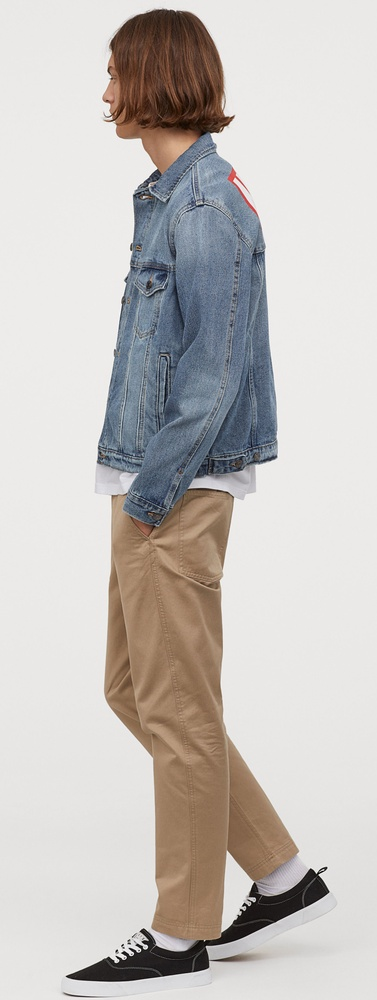
#> input picture Labs/Lab-07_Texture_STD/test.jpg, 377 x 1000 px, shrunk from 1629 x 4319 before the run
$ jupyter execute lab_texture_STD.ipynb   (older library calls are emulated)
#> lines starting #> are read from the running program, lines starting #| are printed output that depends on the picture
# Lab - Texture Analysis

## Part A

### Objective

The goal of this part is to segment the following photo into 3 segments:
1. a segment for clothes with a jeans texture
2. a segment for clothes with a cotton texture
3. a segment for the background

</img>

[cell 1]
# All the imports you will need in the whole lab
from skimage.feature import graycomatrix, graycoprops
from skimage import io
from skimage.color import rgb2gray
import matplotlib.pyplot as plt
import os
import numpy as np

## Section 1

In this section, you will extract features from image samples of the jeans and cotton texture using GLCM, then we will plot our feature space to see if our features are able to differentiate between the textures of jeans, cotton, and background.

### TODO Implement get_glcm_features

You will need the following two functions:

greycomatrix, doc link -> https://scikit-image.org/docs/dev/api/skimage.feature.html#greycomatrix <br>
greycoprops, doc link -> https://scikit-image.org/docs/dev/api/skimage.feature.html#skimage.feature.greycoprops

[cell 2]
def get_glcm_features(gray_scale_img):
    """
    Given a grayscale image with graylevels from 0 - 255, this function returns the contrast
    and the homogeneity features of the image with the help of GLCM
    """
    # Tip: Make sure you understand the input-output of everything you write,
    # not doing that results in bugs that make you believe the lab is long
    img = np.copy(np.array(gray_scale_img))
    glcm = graycomatrix(img.astype(np.uint8), [1], [0])
    g = glcm
    contrast = graycoprops(g, prop='contrast')
    homogeneity = graycoprops(g, prop='homogeneity')
    return contrast, homogeneity

img = rgb2gray(io.imread('test.jpg'))
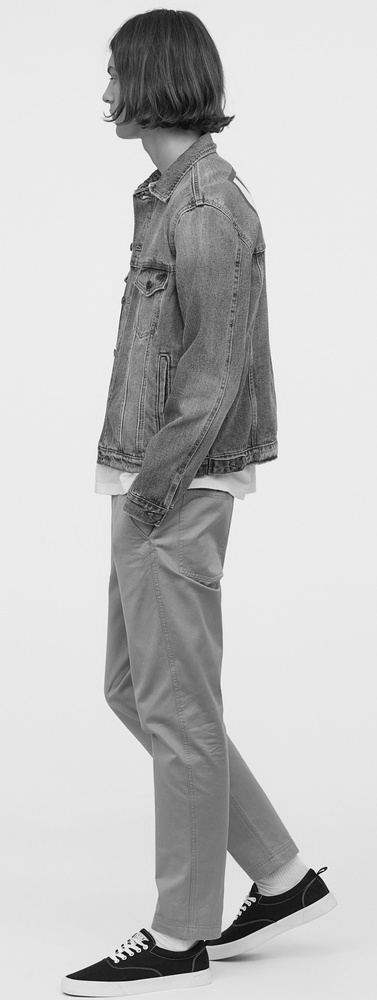
#> img: shape (1000, 377) float64; min 0, max 0.999, mean 0.759
get_glcm_features(img)
#> in get_glcm_features, `contrast = graycoprops(g, prop='contrast')`: contrast = [0]
#> in get_glcm_features, `homogeneity = graycoprops(g, prop='homogeneity')`: homogeneity = [1]
#> Out = ([0], [1])

The following part will extract the contrast and homogeneity of samples of jeans and cotton in the folder "imgs_patches" using your function. So, for each sample image, we will have a point in a 2D feature space. Then, it will plot this feature space.

[cell 3]
# You don't need to understand how this function works
def get_fname_images_tuple(directory):
#> called with directory = 'imgs_patches'
    fnames = os.listdir(directory)
    to_return = []
    for fn in fnames:
        if fn[-3:] == 'jpg':
            path = os.path.join(directory, fn)
            gray_scale_image = (rgb2gray(io.imread(path)) * 255).astype(np.uint8)
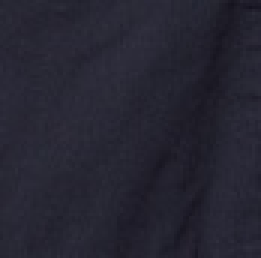
#> input picture Labs/Lab-07_Texture_STD/imgs_patches/cotton1.jpg, 87 x 86 px, shrunk from 374 x 371 before the run (shown 3 times larger)
#> gray_scale_image: shape (86, 87); min 19, max 49, mean 37.7
#> pass 3 of the loop in get_fname_images_tuple, `for fn in fnames:`:
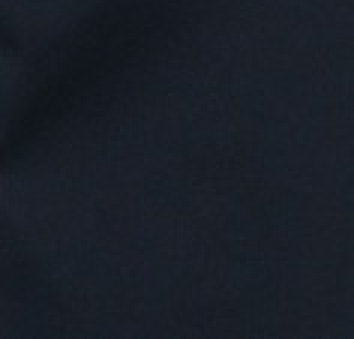
#> input picture Labs/Lab-07_Texture_STD/imgs_patches/cotton3.jpg, 118 x 113 px, shrunk from 508 x 489 before the run (shown 3 times larger)
#> in get_fname_images_tuple, `gray_scale_image = (rgb2gray(io.imread(path)) * 255).astype(np.uint8)`:
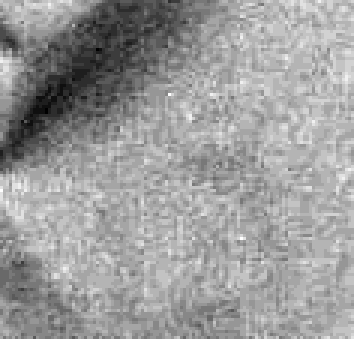
#> gray_scale_image: shape (113, 118) (shown 3 times larger); min 19, max 36, mean 29.4; drawn with min black and max white
#> the loop made 4 passes; the first 3 are shown
            to_return.append((fn, gray_scale_image))
        else:
            print('This file has been skipped', fn)
    return to_return

# You don't need to understand how this function works
def plot_2d_features_with_names(names_fts_list, xlabel, ylabel):
    x = [names_fts[1][0] for names_fts in names_fts_list]
    y = [names_fts[1][1] for names_fts in names_fts_list]
    txts = [names_fts[0] for names_fts in names_fts_list]

    fig, ax = plt.subplots()
    ax.scatter(x, y)

    for i, txt in enumerate(txts):
        ax.annotate(txt, (x[i], y[i]))
    ax.grid()
    ax.set_xlabel(xlabel)
    ax.set_ylabel(ylabel)
    fig = plt.gcf()
    fig.set_size_inches(13, 8)


fn_img_list = get_fname_images_tuple(r'imgs_patches')

fn_ft_list = []
for fn, img in fn_img_list:
    fn_ft_list.append((fn, get_glcm_features(img)))

plot_2d_features_with_names(fn_ft_list, 'contrast', 'homogeneity')
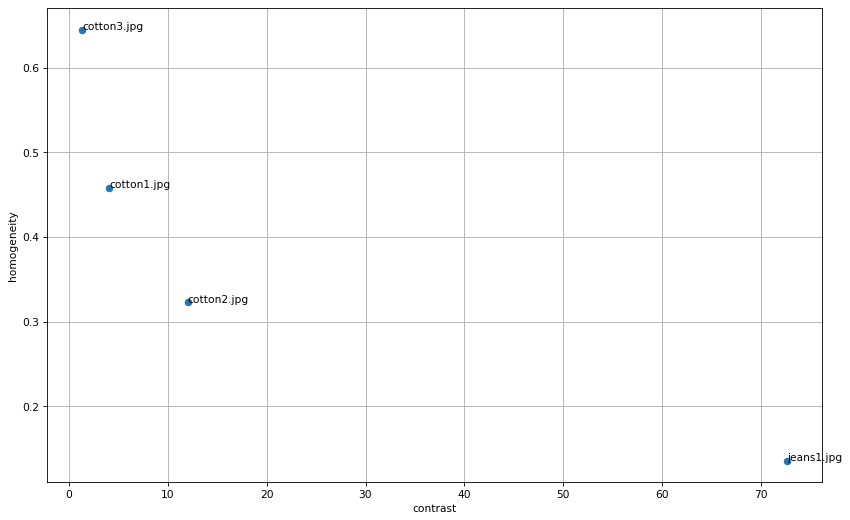
#> figure drawn by matplotlib, 1 panel
#> further down, image is the input picture: shape (1000, 377, 3); mean R, G, B 197.1, 192.8, 189.7

## Section 2

You should have noticed that the previous section showed us that we can differentiate between jeans, cotton, & background patches using contrast and homogeneity. So, in this section, we will classify an unknown patch into one of those categories using a simple rule-based classifier. This will make us able to segment an image.

[cell 4]
# TODO implement this function

def classify_patch(contrast, homogeneity):
    """
    Given the contrast and homogeneity values of a certain image patch, this function
    will return the class of the patch, i.e either 'jeans', 'cotton', or 'background'
    """
    # Hint: We can decide whether the patch is background or not by simply checking 'if' the homogeneity is greater than a certain float value
    string = None
    if(homogeneity >= 0.7):
        string = 'background'
    elif(contrast <= 200):
        string = 'cotton'
    else:
        string = 'jeans'
    return string

### TODO Complete todos in segment_img

This function is given an RGB image, and returns the segmented image coloring jeans patches in green, cotton patches in red, and the background in blue. Your final output should look like the following image:

</img>

[cell 5]
def segment_img(image):
    img = image.copy()
    patch_height = patch_width = 50

    # TODO complete the following skeleton

    # loop on the image patch by patch
    height = img.shape[0]
#> height = 1000
    width = img.shape[1]
#> width = 377

    for ph in range(0,height,patch_height):
        for pw in range(0,width,patch_width):
            patch = img[ph:ph+patch_height, pw:pw+patch_height,:]

            patch_grayscale = (rgb2gray(patch) * 255).astype(np.uint8)

            contrast, homogeneity = get_glcm_features(patch_grayscale)
            classification = classify_patch(contrast, homogeneity)

            if classification == 'cotton':
                patch[:,:, 0] = 255
            elif classification == 'jeans':
                patch[:,:, 1] = 255
            else:
                patch[:,:,2] = 255
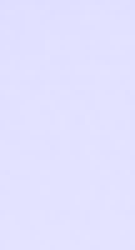
#> patch: shape (50, 27, 3) (shown 5 times larger); mean R, G, B 226.5, 225.5, 255

    return img

[cell 6]
# Testing your work
image = io.imread('test.jpg')
segmented_image = segment_img(image)
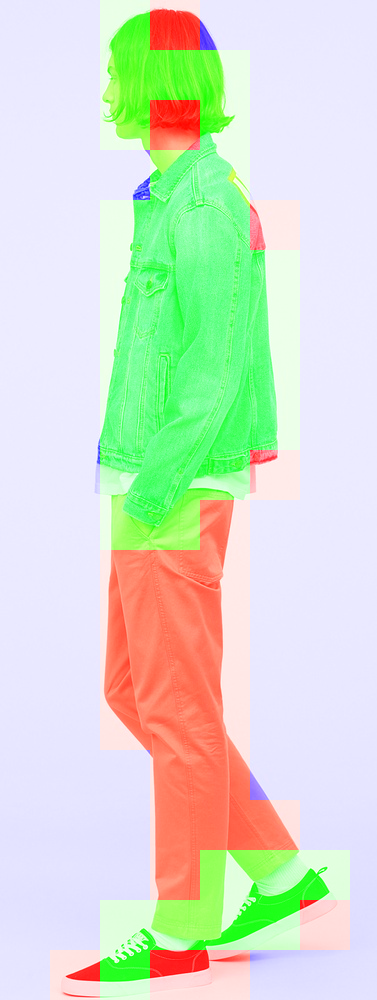
#> segmented_image: shape (1000, 377, 3); mean R, G, B 212.2, 223.5, 203.8
io.imshow(segmented_image)

## Part B

You are required to implement your own function that computes the LBP histogram of a grayscale image (return to lecture slides for reference attached in this lab folder).

#### Note: you are allowed to ignore image border pixels.

[cell 7]
def get_lbp_hist(grayscale_img):
    img = np.copy(grayscale_img)
    img = (img*255).astype(np.uint8)
    print(img)
    window_size = (3,3)
    edge_x = window_size[1]//2
    edge_y = window_size[0]//2

    histog = np.zeros(256, dtype=np.uint8)
    for x in range(edge_x, img.shape[1] - edge_x):
        for y in range(edge_y, img.shape[0] - edge_y):
            color_array = np.array(img[y-edge_y : y+window_size[0]-edge_y, x-edge_x : x+window_size[1]-edge_x], dtype=np.float64).copy()

            arr2 = color_array.flatten()
            elem_com = arr2[4]
            arr2 = np.delete(arr2,4)

            comp_arr = arr2 > elem_com
            idx = [0, 1, 2, 4, 7, 6, 5, 3]
            binary_number_arr = comp_arr[idx]

            decimal_number = binary_number_arr.dot(2**np.arange(binary_number_arr.size)[::-1])

            histog[decimal_number] += 1
    return histog

[cell 8]
# Testing your work, we will compare your histogram with that of ours
# There should be a noticable difference between the histograms of jeans and cotton
img = rgb2gray(io.imread(r'imgs_patches\jeans1.jpg'))
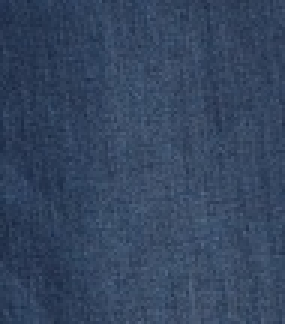
#> input picture Labs/Lab-07_Texture_STD/imgs_patches/jeans1.jpg, 95 x 108 px, shrunk from 410 x 467 before the run, found by its file name (shown 3 times larger)
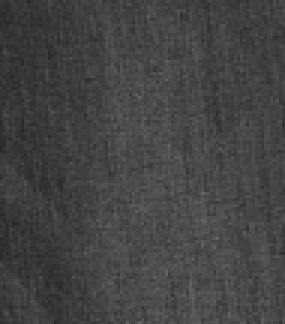
#> img: shape (108, 95) float64 (shown 3 times larger); min 0.153, max 0.406, mean 0.266
hist = get_lbp_hist(img)
#> (printed output is left out)
#> after the loop in get_lbp_hist, `for x in range(edge_x, img.shape[1] - edge_x):`: histog = 256 values, max 241 at index 64, min 2 at index 117, mean 31.51
#> hist has the same summary as histog in get_lbp_hist
plt.hist(hist, bins=range((2 ** 8)))
'ignore function output'
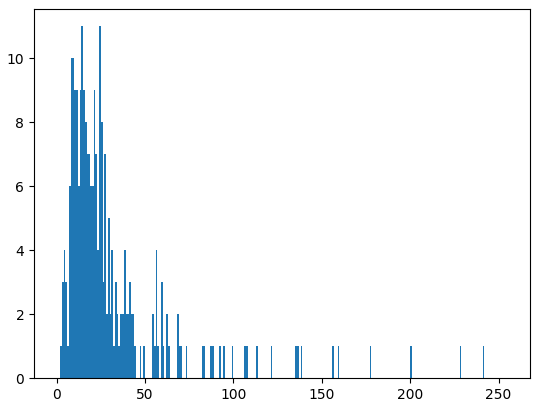
#> figure drawn by matplotlib, 1 panel

[cell 9]
# Testing your work, we will compare your histogram with that of ours
# There should be a noticable difference between the histograms of jeans and cotton
img = rgb2gray(io.imread(r'imgs_patches\cotton1.jpg'))
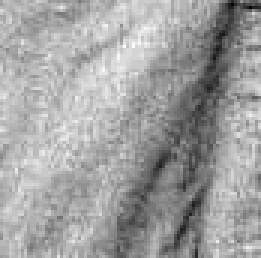
#> img: shape (86, 87) float64 (shown 3 times larger); min 0.0759, max 0.193, mean 0.15; drawn with min black and max white
hist = get_lbp_hist(img)
#> (printed output is left out)
#> hist = 256 values, max 204 at index 255, min 0 at index 43, mean 24.89
plt.hist(hist, bins=range((2 ** 8)))
'ignore function output'
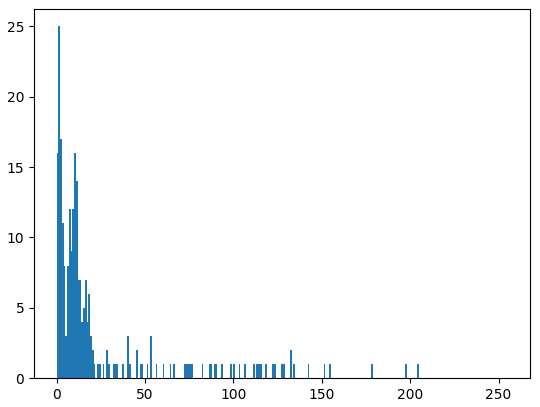
#> figure drawn by matplotlib, 1 panel; tallest bar 25 high, from x = 1 to 2
